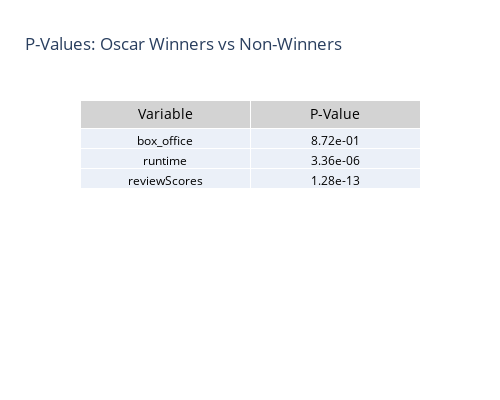

The notebook cell saved with this chart:
### Markdown cell above
BLABLABLA

### Code cell
from scipy.stats import ttest_ind

r = film_full.dropna(subset=['reviewScores', 'box_office', 'runtime'], inplace=False)


continuous_cols = ['box_office', 'runtime', 'reviewScores']

oscar_winners = r[r['nbOscarReceived'] > 0]
non_oscar_winners = r[r['nbOscarReceived'] == 0]

def compute_pvalues(group1, group2, columns):
    p_values = {}
    for col in columns:
        stat, p_val = ttest_ind(group1[col], group2[col], alternative='two-sided')
        p_values[col] = p_val
    return p_values

p_values_dict = compute_pvalues(oscar_winners, non_oscar_winners, continuous_cols)
p_values_df = pd.DataFrame([p_values_dict], index=['p-value']).T

p_values_df['p-value'] = p_values_df['p-value'].apply(lambda x: f"{x:.2e}")

def create_pvalue_table(pvalues_df, title):
    fig = go.Figure(data=[go.Table(
        header=dict(values=["Variable", "P-Value"],
                    fill_color='lightgray',
                    align='center',
                    font=dict(size=14, color='black')),
        cells=dict(values=[pvalues_df.index, pvalues_df['p-value']],
                   align='center',
                   font=dict(size=12, color='black')))
    ])

    fig.update_layout(
        title=title,
        width=500,
        height=400
    )
    fig.show()

create_pvalue_table(p_values_df, "P-Values: Oscar Winners vs Non-Winners")

### Figure 1 — Plotly figure (JSON) as saved in the notebook; plotly's stock layout.template omitted (floating-point values rounded to 4 significant figures)
{"data": [{"cells": {"align": "center", "font": {"color": "black", "size": 12}, "values": [["box_office", "runtime", "reviewScores"], ["8.72e-01", "3.36e-06", "1.28e-13"]]}, "header": {"align": "center", "fill": {"color": "lightgray"}, "font": {"color": "black", "size": 14}, "values": ["Variable", "P-Value"]}, "type": "table"}], "layout": {"height": 400, "title": {"text": "P-Values: Oscar Winners vs Non-Winners"}, "width": 500}}
